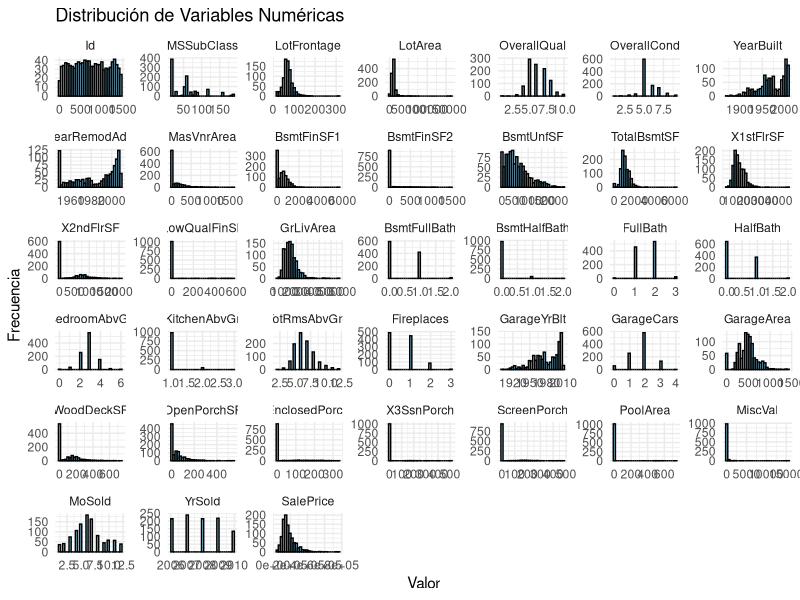
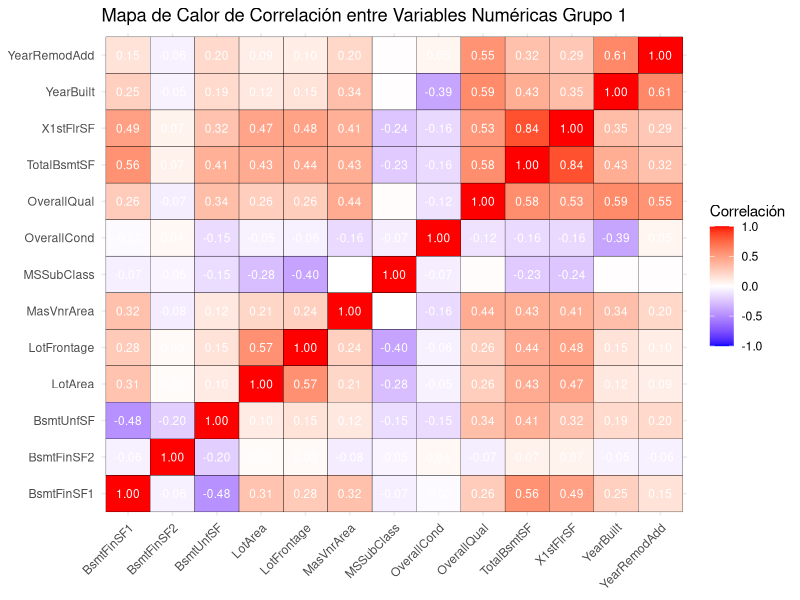
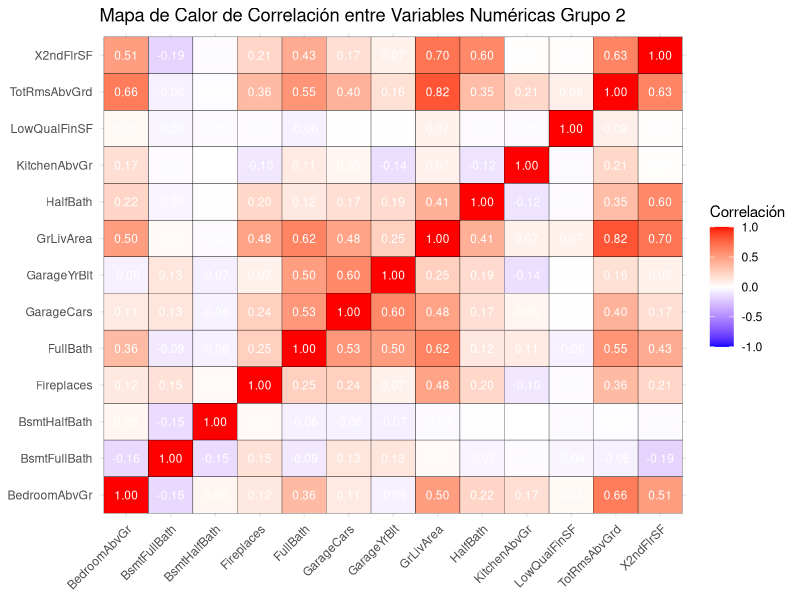
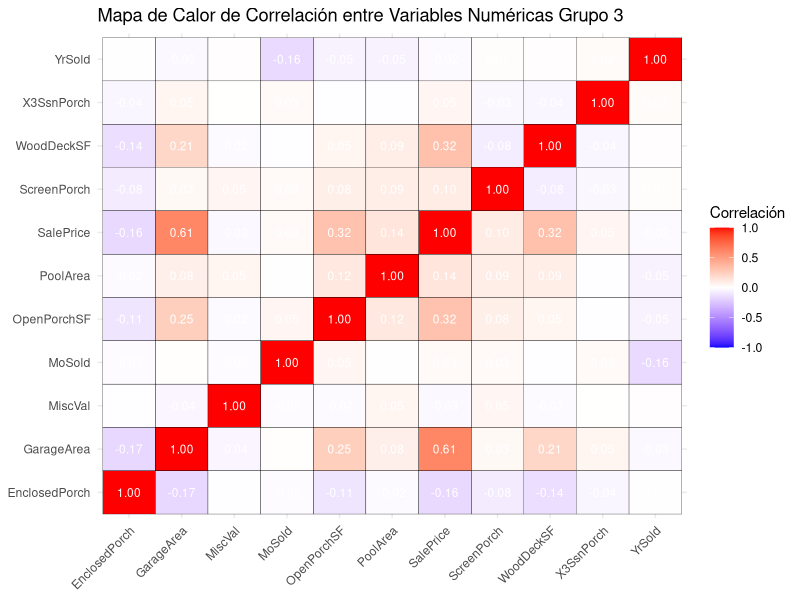
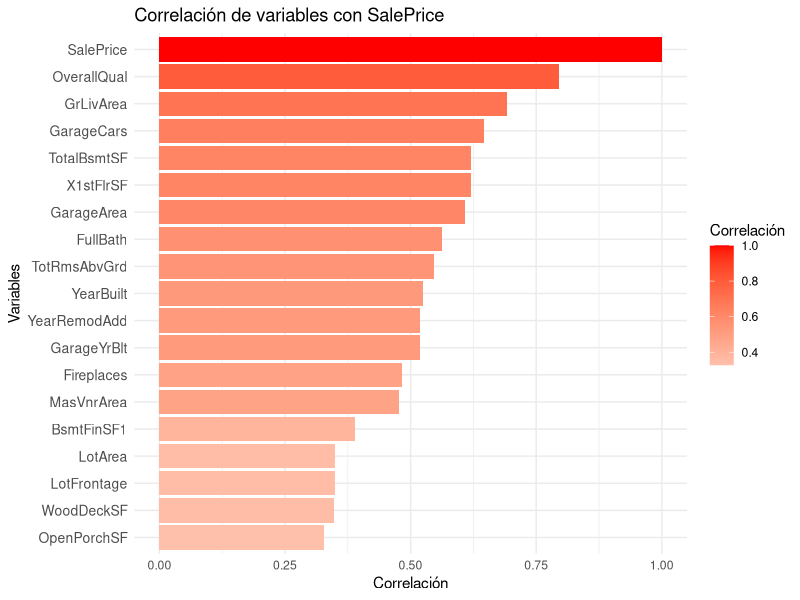

Reproduce these figures in R, in order.
## ---- chunk 1
knitr::opts_chunk$set(echo = TRUE)
## ---- chunk 2
library(readr)
library(kableExtra)
library(ggplot2)
library(reshape2)
library(knitr)
library(tidyr)
library(dplyr)
## ---- chunk 3
data <- read_csv("train_final.csv")
## ---- chunk 4
porcentaje_na <- sapply(data, function(x) sum(is.na(x)) / length(x)) * 100

columnas_a_eliminar <- names(porcentaje_na[porcentaje_na > 75])
print(columnas_a_eliminar)

data <- data[, !names(data) %in% columnas_a_eliminar]
## ---- chunk 5
datos_num <- data[sapply(data, is.numeric)]  # Filtrar solo variables numéricas

# Utilizando melt de reshape2
datos_melted <- melt(datos_num, id.vars = NULL, variable.name = "variable", value.name = "value")

ggplot(datos_melted, aes(value)) + 
  geom_histogram(bins = 30, fill = "skyblue", color = "black") +
  facet_wrap(~ variable, scales = "free") +
  theme_minimal() +
  labs(x = "Valor", y = "Frecuencia", title = "Distribución de Variables Numéricas")

## ---- chunk 6
vars_numéricas <- names(data[sapply(data, is.numeric) & names(data) != "Id"])

total_vars <- length(vars_numéricas)
group_size <- ceiling(total_vars / 3)  # Determinar el tamaño de cada grupo, redondeando hacia arriba

group1 <- vars_numéricas[1:group_size]
group2 <- vars_numéricas[(group_size + 1):(2 * group_size)]
group3 <- vars_numéricas[((2 * group_size) + 1):total_vars]

create_heatmap <- function(data, vars, title_suffix) {
  group_data <- data[vars]
  correlations <- cor(group_data, use = "complete.obs")
  cor_df <- as.data.frame(correlations)
  cor_df$Variable <- rownames(cor_df)
  cor_df_long <- tidyr::pivot_longer(cor_df, cols = -Variable, names_to = "Variable2", values_to = "Correlation")
  
  # Gráfico de mapa de calor
  ggplot(cor_df_long, aes(x = Variable, y = Variable2, fill = Correlation)) +
    geom_tile(color = "black") +
    geom_text(aes(label = sprintf("%.2f", Correlation)), color = "white", size = 3) +
    scale_fill_gradient2(low = "blue", high = "red", mid = "white", midpoint = 0, limit = c(-1, 1), name = "Correlación") +
    theme_minimal() +
    theme(axis.text.x = element_text(angle = 45, hjust = 1), axis.title.x = element_blank(), axis.title.y = element_blank()) +
    labs(title = paste("Mapa de Calor de Correlación entre Variables Numéricas", title_suffix))
}


plot1 <- create_heatmap(data, group1, "Grupo 1")
plot2 <- create_heatmap(data, group2, "Grupo 2")
plot3 <- create_heatmap(data, group3, "Grupo 3")

plot1
## ---- chunk 7
plot2
## ---- chunk 8
plot3
## ---- chunk 9
vars_numéricas <- setdiff(names(data)[sapply(data, is.numeric)], "Id")

data_filtrada <- data %>% select(SalePrice, all_of(vars_numéricas))

# Calcular la matriz de correlación (usando "complete.obs" para omitir NA)
correlaciones <- cor(data_filtrada, use = "complete.obs")

correlacion_saleprice <- as.data.frame(correlaciones["SalePrice", ], stringsAsFactors = FALSE)

correlacion_saleprice$Variable <- row.names(correlacion_saleprice)

row.names(correlacion_saleprice) <- NULL

colnames(correlacion_saleprice)[1] <- "Correlacion"

correlacion_saleprice <- correlacion_saleprice %>%
  arrange(desc(abs(Correlacion)))

kable(correlacion_saleprice, caption = "Correlación de variables con SalePrice", align = "c") %>%
  kable_styling(bootstrap_options = c("striped", "hover", "condensed"), full_width = FALSE)

## ---- chunk 10

# Excluir la columna 'Id' y seleccionar solo las variables numéricas
vars_numericas <- setdiff(names(data)[sapply(data, is.numeric)], "Id")

# Calcular p-values y filtrar variables significativas
p_values <- sapply(vars_numericas, function(var) {
  cor_test <- cor.test(data[[var]], data$SalePrice)
  return(cor_test$p.value)
})
vars_significativas <- vars_numericas[p_values < 0.05]

# Calcular correlaciones y filtrar variables con correlación fuerte
correlaciones <- cor(data[, vars_significativas], use = "complete.obs")
correlacion_saleprice <- correlaciones["SalePrice", ]
vars_fuertes <- names(which(abs(correlacion_saleprice) > 0.3))

# Crear un dataframe con las correlaciones y p-values
resultados_df <- data.frame(
  Variable = vars_fuertes,
  Correlacion = correlacion_saleprice[vars_fuertes],
  P_Value = p_values[vars_fuertes]
)

# Ordenar por correlación absoluta
resultados_df <- resultados_df[order(-abs(resultados_df$Correlacion)), ]

# Mostrar la tabla con kableExtra
kable(resultados_df, caption = "Variables más importantes y su significancia", align = "c") %>%
  kable_styling(bootstrap_options = c("striped", "hover", "condensed"), full_width = FALSE)

# Crear el gráfico de barras
ggplot(resultados_df, aes(x = reorder(Variable, Correlacion), y = Correlacion, fill = Correlacion)) +
  geom_bar(stat = "identity") +
  scale_fill_gradient2(low = "blue", mid = "white", high = "red", midpoint = 0) +
  coord_flip() +
  theme_minimal() +
  labs(
    title = "Correlación de variables con SalePrice",
    x = "Variables",
    y = "Correlación",
    fill = "Correlación"
  ) +
  theme(axis.text.y = element_text(size = 10))
## ---- chunk 11

vars_cualitativas <- c("MSSubClass", "MSZoning", "Street", "LotShape", "LandContour", 
                       "Utilities", "LotConfig", "LandSlope", "Neighborhood", "Condition1", 
                       "Condition2", "BldgType", "HouseStyle", "RoofStyle", "RoofMatl", 
                       "Exterior1st", "Exterior2nd", "MasVnrType", "ExterQual", "ExterCond", 
                       "Foundation", "BsmtQual", "BsmtCond", "BsmtExposure", "BsmtFinType1", 
                       "BsmtFinType2", "Heating", "HeatingQC", "CentralAir", "Electrical", 
                       "KitchenQual", "Functional", "FireplaceQu", "GarageType", "GarageFinish", 
                       "GarageQual", "GarageCond", "PavedDrive", "SaleType", "SaleCondition")


realizar_anova <- function(var) {
  formula <- as.formula(paste("SalePrice ~", var))
  anova_result <- aov(formula, data = data)
  summary_anova <- summary(anova_result)
  p_value <- summary_anova[[1]]$`Pr(>F)`[1]
  
  # Calcular Eta Squared y Omega Squared
  ssb <- summary_anova[[1]]$`Sum Sq`[1]
  sst <- sum(anova_result$residuals^2) + ssb
  df_total <- sum(summary_anova[[1]]$Df)
  df_error <- summary_anova[[1]]$Df[2]
  mse <- summary_anova[[1]]$`Mean Sq`[2]
  
  eta_squared <- ssb / sst
  omega_squared <- (ssb - (df_error * mse)) / (sst + mse)
  
  return(c(P_Value = p_value, Eta_Squared = eta_squared, Omega_Squared = omega_squared))
}

results <- lapply(vars_cualitativas, realizar_anova)
results_df <- do.call(rbind, results)
colnames(results_df) <- c("P_Value", "Eta_Squared", "Omega_Squared")
results_df <- cbind(Variable = vars_cualitativas, results_df)

resultados_anova <- as.data.frame(results_df)

vars_significativas <- resultados_anova %>%
  filter(P_Value < 0.05) %>%
  arrange(desc(Eta_Squared))


kable(vars_significativas, format = "html", caption = "Variables Significativas con Efectos de Tamaño") %>%
  kable_styling("striped", full_width = FALSE)
